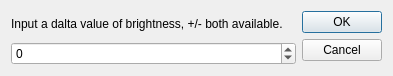
<?xml version="1.0" encoding="UTF-8"?>
<ui version="4.0">
 <class>BrightnessDialog</class>
 <widget class="QDialog" name="BrightnessDialog">
  <property name="geometry">
   <rect>
    <x>0</x>
    <y>0</y>
    <width>393</width>
    <height>76</height>
   </rect>
  </property>
  <property name="sizePolicy">
   <sizepolicy hsizetype="Fixed" vsizetype="Fixed">
    <horstretch>0</horstretch>
    <verstretch>0</verstretch>
   </sizepolicy>
  </property>
  <property name="windowTitle">
   <string>Adjust Brightness</string>
  </property>
  <layout class="QHBoxLayout" name="horizontalLayout">
   <item>
    <layout class="QVBoxLayout" name="verticalLayout">
     <item>
      <widget class="QLabel" name="label">
       <property name="text">
        <string>Input a dalta value of brightness, +/- both available.</string>
       </property>
      </widget>
     </item>
     <item>
      <widget class="QSpinBox" name="spinBox">
       <property name="minimum">
        <number>-1000</number>
       </property>
       <property name="maximum">
        <number>1000</number>
       </property>
       <property name="singleStep">
        <number>10</number>
       </property>
      </widget>
     </item>
    </layout>
   </item>
   <item>
    <widget class="QDialogButtonBox" name="buttonBox">
     <property name="orientation">
      <enum>Qt::Vertical</enum>
     </property>
     <property name="standardButtons">
      <set>QDialogButtonBox::Cancel|QDialogButtonBox::Ok</set>
     </property>
    </widget>
   </item>
  </layout>
 </widget>
 <resources/>
 <connections>
  <connection>
   <sender>buttonBox</sender>
   <signal>accepted()</signal>
   <receiver>BrightnessDialog</receiver>
   <slot>accept()</slot>
   <hints>
    <hint type="sourcelabel">
     <x>248</x>
     <y>254</y>
    </hint>
    <hint type="destinationlabel">
     <x>157</x>
     <y>274</y>
    </hint>
   </hints>
  </connection>
  <connection>
   <sender>buttonBox</sender>
   <signal>rejected()</signal>
   <receiver>BrightnessDialog</receiver>
   <slot>reject()</slot>
   <hints>
    <hint type="sourcelabel">
     <x>316</x>
     <y>260</y>
    </hint>
    <hint type="destinationlabel">
     <x>286</x>
     <y>274</y>
    </hint>
   </hints>
  </connection>
 </connections>
</ui>
